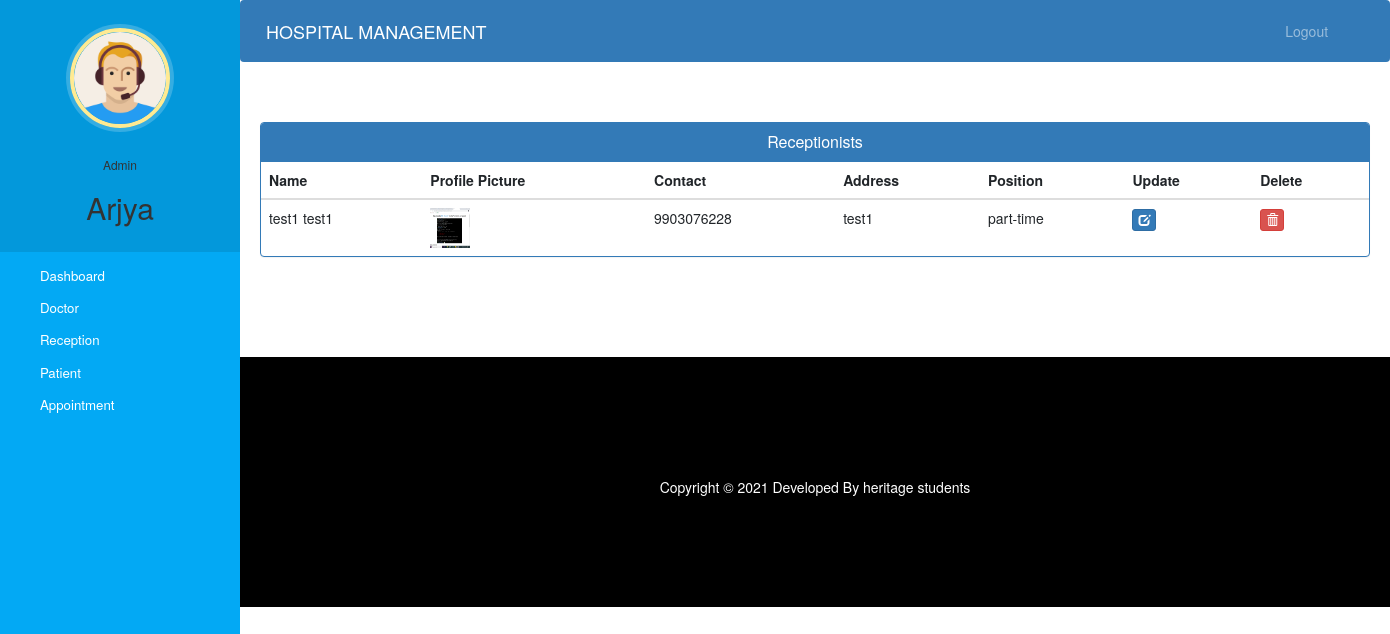
Page /admin-view-reception (signed in) on the earlier database version.
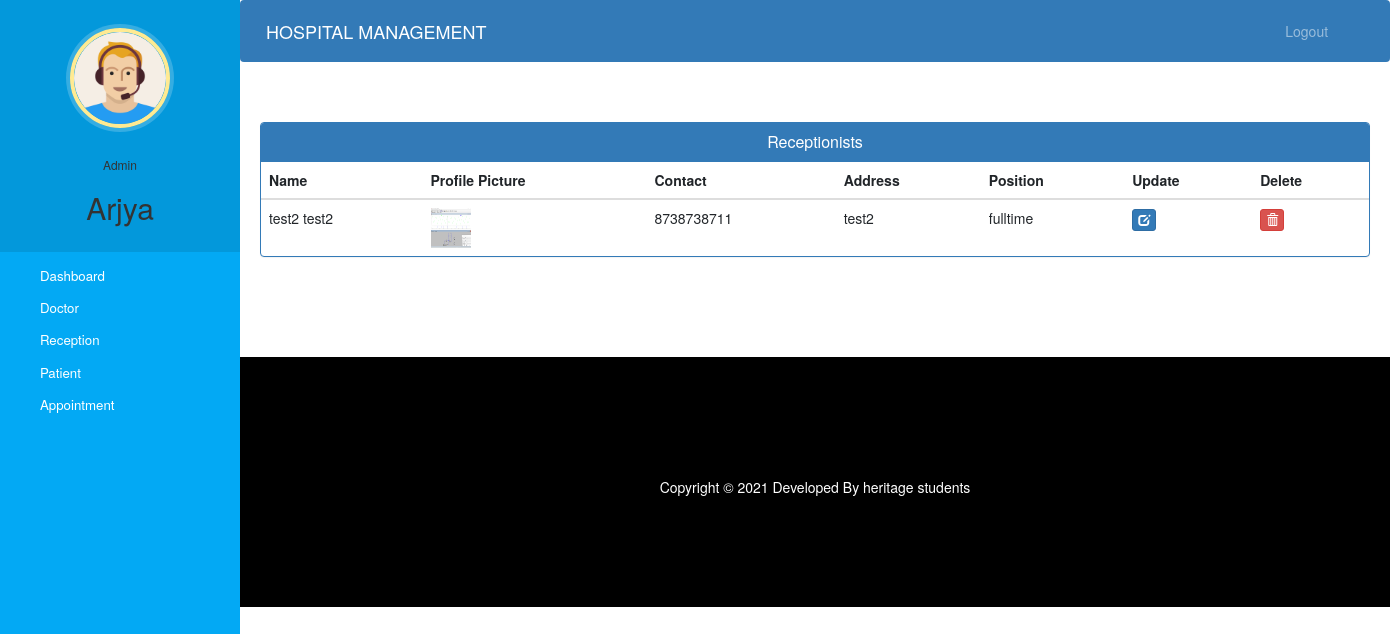
Same page on the later database version.
### hospital/models.py (models this page shows, shortened)
class Reception(models.Model):
    user=models.OneToOneField(User,on_delete=models.CASCADE)
    profile_pic=models.ImageField(upload_to='profile_pic/ReceptionProfilePic/',null=True,blank=True)
    address=models.CharField(max_length=40)
    mobile=models.CharField(max_length=20,null=True)
    position= models.CharField(max_length=50,choices=positions,default='fulltime')
    status=models.BooleanField(default=False)
    @property
    def get_name(self):
        return self.user.first_name+" "+self.user.last_name

### hospital/views.py (the view)
# urls.py: path('admin-view-reception', views.admin_view_reception_view,name='admin-view-reception'),
@login_required(login_url='adminlogin')
@user_passes_test(is_admin)
def admin_view_reception_view(request):
    receptions=models.Reception.objects.all().filter(status=True)
    return render(request,'hospital/admin_view_reception.html',{'receptions':receptions})

### hospital/views.py (called while the page is built)
def is_admin(user):
    return user.groups.filter(name='ADMIN').exists()

### templates/hospital/admin_view_reception.html (shortened to what this page needs)
{% extends 'hospital/admin_base.html' %}
{% block content %}
{%load static%}
<head>
  <link href="//netdna.bootstrapcdn.com/bootstrap/3.0.0/css/bootstrap.min.css" rel="stylesheet" id="bootstrap-css">
</head>
<div class="container">
  <div class="panel panel-primary">
    <div class="panel-heading">
      <h6 class="panel-title">Receptionists</h6>
    </div>
    <table class="table table-hover" id="dev-table">
      <thead>
        <tr>
          <th>Name</th>
          <th>Profile Picture</th>
          <th>Contact</th>
          <th>Address</th>
          <th>Position</th>
          <th>Update</th>
          <th>Delete</th>
        </tr>
      </thead>
      {% for r in receptions %}
      <tr>
        <td> {{r.get_name}}</td>
        <td> <img src="{% static r.profile_pic.url %}" alt="Profile Pic" height="40px" width="40px" /></td>
        <td>{{r.mobile}}</td>
        <td>{{r.address}}</td>
        <td>{{r.position}}</td>
        <td><a class="btn btn-primary btn-xs" href="{% url 'update-reception' r.id  %}"><span class="glyphicon glyphicon-edit"></span></a></td>
        <td><a class="btn btn-danger btn-xs" href="{% url 'delete-reception-from-hospital' r.id  %}"><span class="glyphicon glyphicon-trash"></span></a></td>
      </tr>
      {% endfor %}
    </table>
  </div>
</div>
{% endblock content %}

Differences in the rows shown:
removed Reception: get_name "test1 test1", profile_pic (picture), mobile "9903076228", address "test1", position "part-time"
added Reception: get_name "test2 test2", profile_pic (picture), mobile "8738738711", address "test2", position "fulltime"
